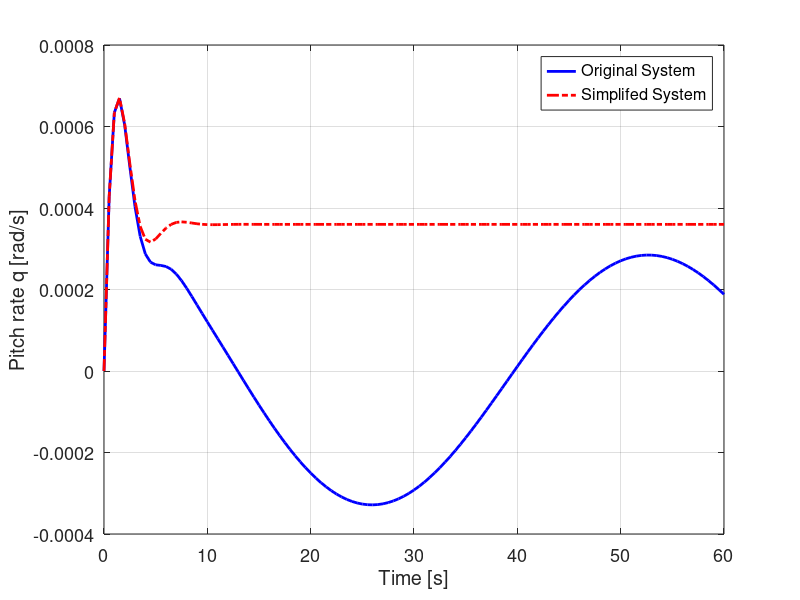

Here is the MATLAB script that generated this plot: (Note: this script raises an error after producing the figure.)
%control 5_2
%State-space model
A=[-0.0243261995104248,-8.58890563787065,-32.1699999992382,-2.50121964477236;-0.000544714905096391,-0.510791146488329,3.34868149905484e-13,0.927063537778952;0,0,0,1.00000000000000;1.26163057090700e-18,-1.16268944316632,0,-0.779147979197433];
B=[0.00393687238578542;-0.00108619425626488;0;-0.0620467050765111];
C=eye(4);
D=zeros(4,1);
sys_long = ss(A,B,C,D);

%Flight condition
V=340; %ft/s
V_meters=V/3.28;
g=9.81;

% [Q1]
%% Simplified Short Period Model
% Create the simplied short period model
A_SP=[A(2,2),A(2,4);A(4,2),A(4,4)];
B_SP=[B(2,1);B(4,1)];
C_SP=eye(2);
D_SP=zeros(2,1)
sys_long_sp = ss(A_SP,B_SP,C_SP,D_SP);


% [Q2]
% Compare response with original
T_sp=0:0.5:60;
u_sp = -1*pi/180*ones(1,length(T_sp));  %1 deg step on elevator
output_long=lsim(sys_long,u_sp,T_sp);
output_long_sp=lsim(sys_long_sp,u_sp,T_sp);

figure 
plot(T_sp, (output_long(:,4)), 'Linewidth', 2, 'color', 'b')
hold on
plot( T_sp, output_long_sp(:,2), 'Linewidth', 2, 'LineStyle', '-.', 'color', 'r')
ylabel('Pitch rate q [rad/s]', 'fontsize', 14)
xlabel('Time [s]', 'fontsize', 14)
set(gca,'FontSize',13)
legend('Original System', 'Simplifed System')
grid on

% [Q3]
% Compare the natural frequency, damping ratio and period of the short
% period mode
[Vs_sp,DDs_sp]=eig(A_SP);
lambda_sp=0.6450 + 1.0295i;
re = real(lambda_sp);
img = imag(lambda_sp);
omega_n_sp=sqrt(img^2+re^2);
zeta_sp=-re/omega_n_sp;
P_sp=2*pi/img;


% [Q3]
% DEMO Check CAP criteria
CAP_org=calcCAP( V_meters, g, omega_n, sys_long );

% DEMO: FOR YOUR OWN VISUALIZATION ONLY
figure
xlim([0.1 10])
ylim([0.1 10])
fill([0.12 0.12 10 10],[0.1 10 10 0.1],'y');hold on
fill([0.2 0.2 2 2],[0.16 10 10 0.16],'c');
fill([0.35 0.35 1.2 1.2],[0.28 3.6 3.6 0.28],'g');
plot(zeta,CAP_org,'rd','Linewidth', 2)
legend('Level 3','Level 2','Level 1','Original Design Point')
set(gca, 'YScale', 'log')
set(gca, 'XScale', 'log')
title('Control Anticipation Parameter requirements (Flight Phase Category A)')
xlabel('Short period damping ratio \zeta_{sp}')
ylabel('CAP [1/(gsec^2)]')
